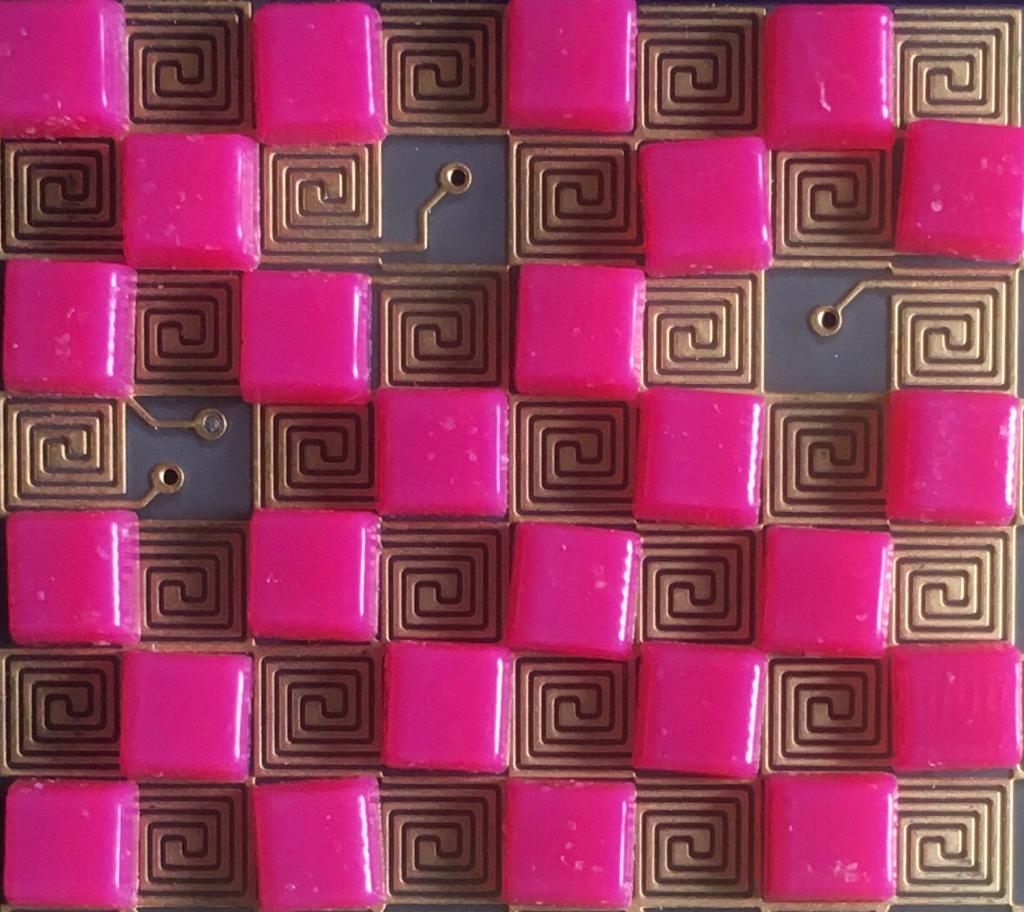
#> input picture missing.jpeg, 1024 x 912 px
$ python watershed.py
#> lines starting #> are read from the running program, lines starting #| are printed output that depends on the picture; after the words box and inside, x2 and y2 are one past the last pixel; in counts of white or black regions, pixels touching at a corner belong together
import numpy as np
import cv2 as cv
import matplotlib.pyplot as plt
import matplotlib.image as mpimg
import imutils
import helper_functions as f

# Parameters to be changed
check_x = 8
check_y = 8
# upper_voxel_size
# lower_voxel_size

# Read image
img = cv.imread('missing.jpeg')
#> img is the input picture: shape (912, 1024, 3); mean B, G, R 92.3, 57.6, 153.5
img = imutils.resize(img, width=400)
#> img: shape (356, 400, 3)

# gray = cv.cvtColor(img,cv.COLOR_BGR2GRAY)
# ret, thresh = cv.threshold(gray,0,255,cv.THRESH_BINARY_INV+cv.THRESH_OTSU)
hsv = cv.cvtColor(img, cv.COLOR_BGR2HSV)
#> hsv: shape (356, 400, 3); mean H, S, V 121.9, 154, 153.7

# Threshold of magenta in HSV space
lower_mag = np.array([140,100,20]) # H = 130
upper_mag = np.array([170,255,255]) # H = 170

# Prepare the mask to overlay
mask = cv.inRange(hsv, lower_mag, upper_mag)
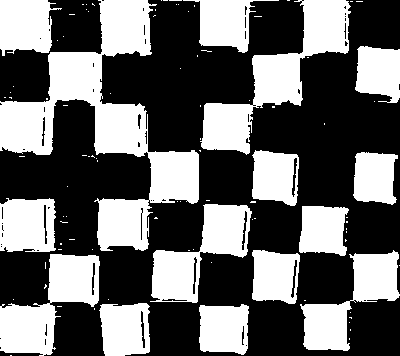
#> mask: shape (356, 400); 41.1% white; 97 white regions (82 under 20 px), largest, box (x1, y1, x2, y2) and area: (0, 0, 199, 251) 15319, (200, 0, 351, 155) 6993, (0, 254, 100, 356) 4913
cv.imshow("mask", mask)

#> (the run stopped early here; a loop or call above may not have finished)

$ run again, with gripper_square.jpeg copied over missing.jpeg
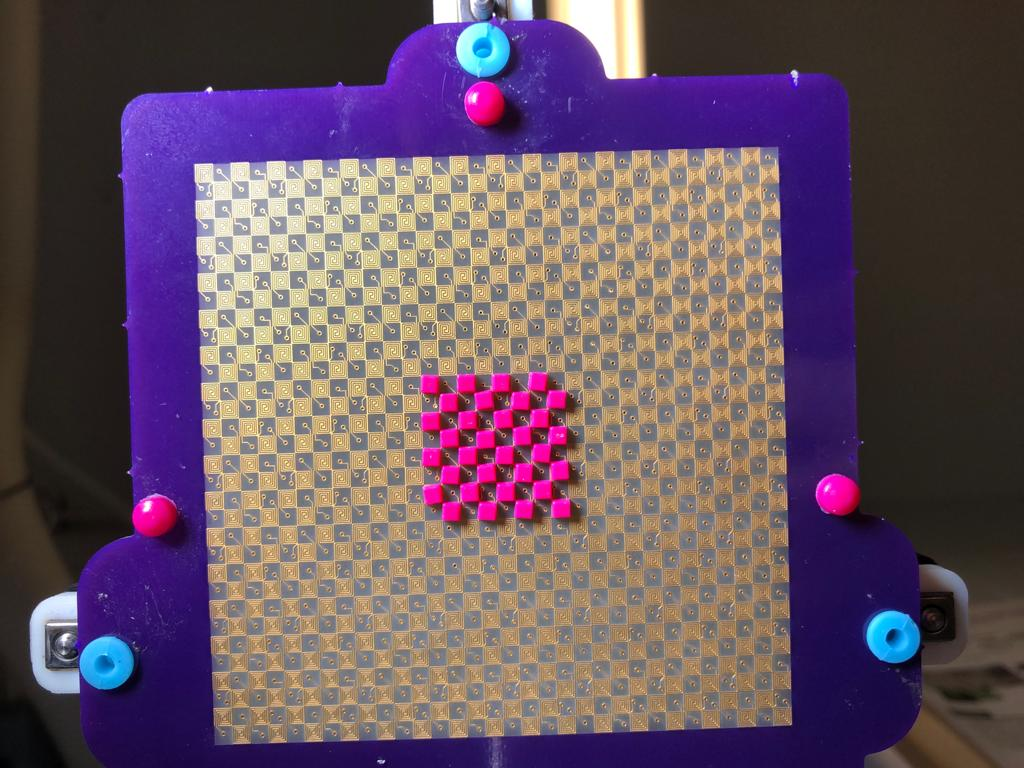
#> input picture gripper_square.jpeg, 1024 x 768 px
#> img is the input picture: shape (768, 1024, 3); mean B, G, R 97.3, 82, 102.8
#> img: shape (300, 400, 3)
#> hsv: shape (300, 400, 3); mean H, S, V 60.2, 104.4, 119.7
#> `mask = cv.inRange(hsv, lower_mag, upper_mag)`:
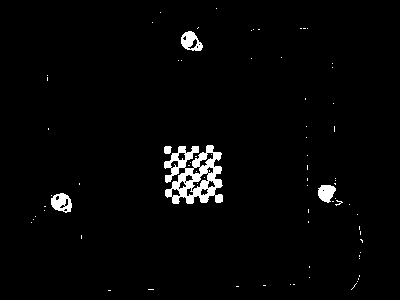
#> mask: shape (300, 400); 2.5% white; 77 white regions (72 under 20 px), largest, box (x1, y1, x2, y2) and area: (164, 145, 223, 204) 1965, (51, 193, 72, 213) 277, (181, 31, 203, 51) 267, (318, 185, 336, 203) 233, (164, 146, 172, 154) 54

$ run again, with gripper_tilted1.jpeg copied over missing.jpeg
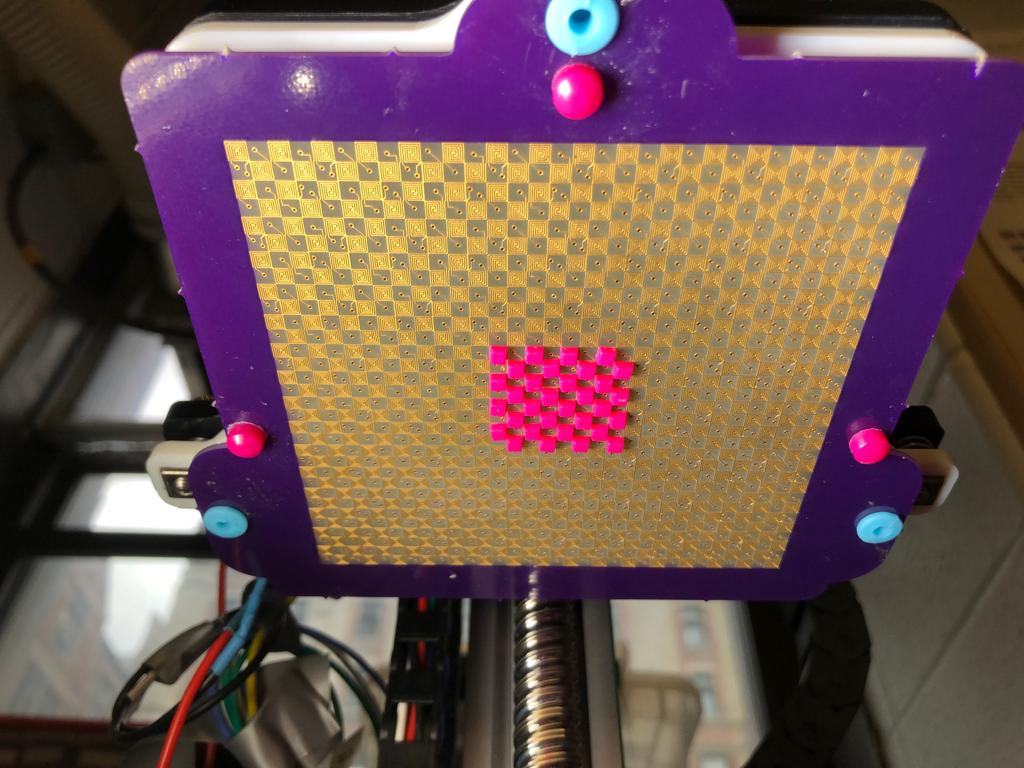
#> input picture gripper_tilted1.jpeg, 1024 x 768 px
#> img is the input picture: shape (768, 1024, 3); mean B, G, R 82, 85.2, 112.4
#> img: shape (300, 400, 3)
#> hsv: shape (300, 400, 3); mean H, S, V 54.5, 119, 119.4
#> `mask = cv.inRange(hsv, lower_mag, upper_mag)`:
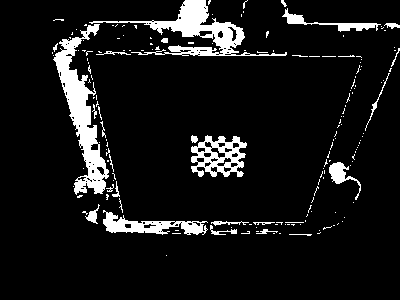
#> mask: shape (300, 400); 8.8% white; 172 white regions (146 under 20 px), largest, box (x1, y1, x2, y2) and area: (53, 24, 109, 195) 3120, (89, 0, 287, 56) 2616, (191, 135, 247, 177) 1281

$ run again, with centroid_post.png saved as missing.jpeg
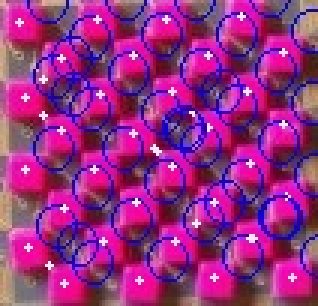
#> input picture centroid_post.png, 106 x 102 px (shown 3 times larger)
#> img is the input picture: shape (102, 106, 3); mean B, G, R 132, 44.7, 153.4
#> `img = imutils.resize(img, width=400)`:
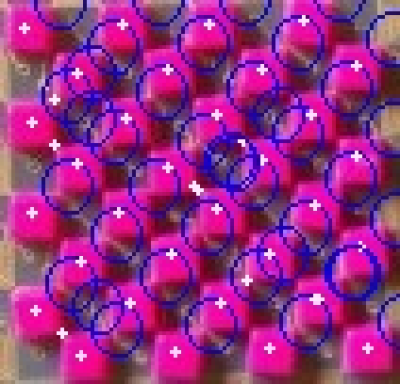
#> img: shape (384, 400, 3); mean B, G, R 132, 44.7, 153.3
#> hsv: shape (384, 400, 3); mean H, S, V 144.8, 185.6, 166.1
#> `mask = cv.inRange(hsv, lower_mag, upper_mag)`:
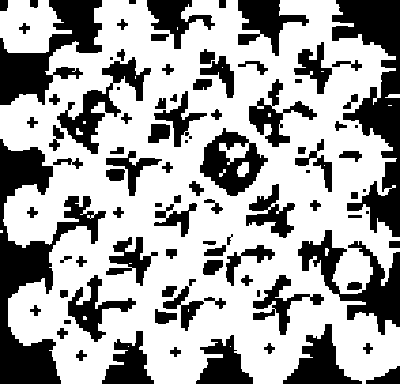
#> mask: shape (384, 400); 64.4% white; 95 black regions (8 under 20 px), largest, box (x1, y1, x2, y2) and area: (0, 139, 106, 384) 8483, (332, 0, 400, 237) 7235, (0, 0, 102, 105) 4720
